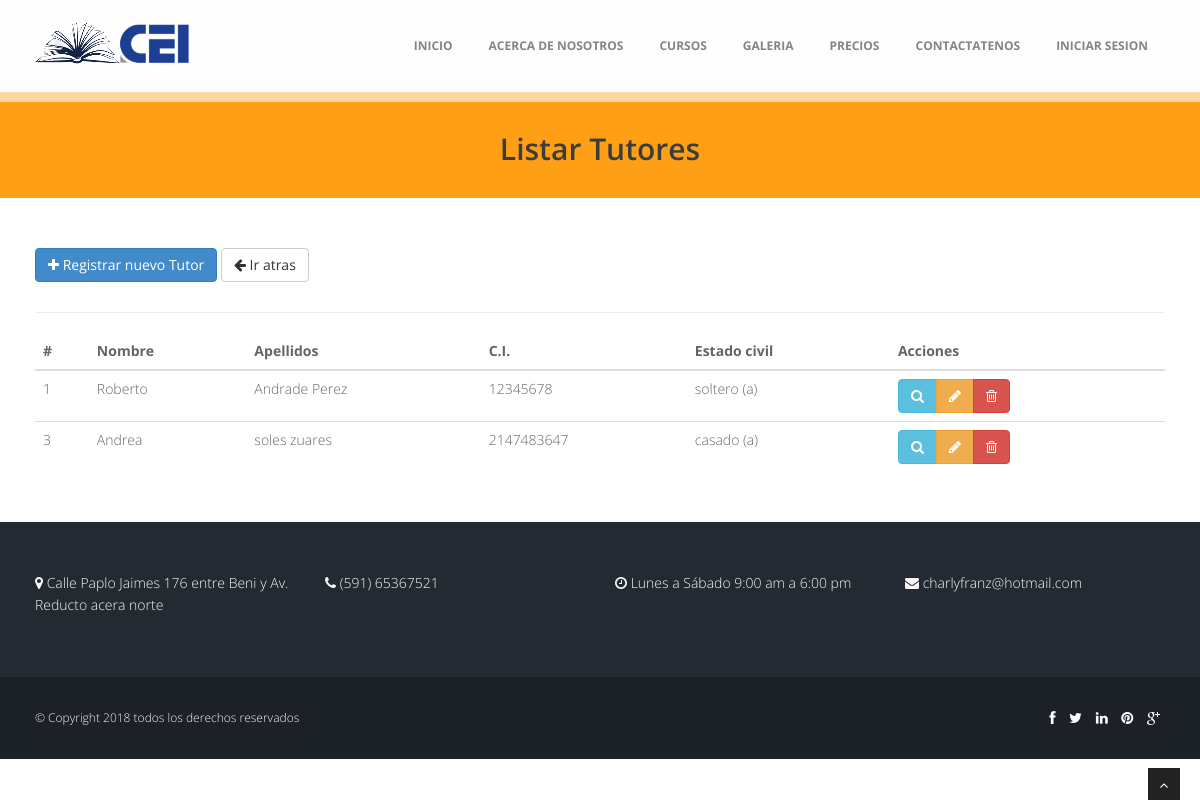
Screenshot of /index.php/admin/tutores with the database file from the repository.
### tables this page shows
CREATE TABLE `tutor` (
  `ID_TUTOR` int(11) NOT NULL,
  `NOMBRE` varchar(20) DEFAULT NULL,
  `AP_PATERNO` varchar(20) DEFAULT NULL,
  `AP_MATERNO` varchar(20) DEFAULT NULL,
  `FECHA_NACIMIENTO` varchar(10) DEFAULT NULL,
  `ESTADO_CIVIL` varchar(15) DEFAULT NULL,
  `CI` int(11) DEFAULT NULL,
  `FECHA_REGISTRO` varchar(10) DEFAULT NULL
);

### application/controllers/admin/tutores.php (called while the page is built, shortened)
<?php
class Tutores extends CI_Controller {
  public function __construct(){
    $this->load->model("model_tutores");
  }
	public function index(){
    $data = array(
      'tutores' => $this->model_tutores->getAll(),
    );
		$this->load->view('header');
		$this->load->view('admin/tutores/t_vista_listar', $data);
		$this->load->view('footer');
  }
}

### index.php (called while the page is built, shortened)
<?php
require_once BASEPATH.'core/CodeIgniter.php';

### application/models/model_tutores.php (called while the page is built, shortened)
<?php
class Model_tutores extends CI_Model {
  public function getAll(){
    $resultados = $this->db->get("tutor");
    return $resultados->result();
  }
}

### application/views/admin/tutores/t_vista_listar.php (the view, shortened to what this page needs)
<section id="inner-headline">
	<div class="container">
		<div class="row">
			<div class="col-lg-12">
				<h2 class="pageTitle"> Listar Tutores
				</h2>
			</div>
		</div>
	</div>
	</section>
	<section id="content">
		<div class="container">
    <div class="row">
      <div class="col-md-12">
        <a href="<?php echo base_url();?>admin/tutores/add" class="btn btn-primary btn-flat"><span class="fa fa-plus"></span> Registrar nuevo Tutor</a>
        <a href="<?php echo base_url();?>" class="btn btn-default btn-flat"><span class="fa fa-arrow-left"></span> Ir atras</a>
      </div>
    </div><hr>
    <div class="row">
      <div class="col-md-12">
        <table id="example1" class="table">
          <thead>
            <tr>
              <th>#</th>
              <th>Nombre</th>
              <th>Apellidos</th>
              <th>C.I.</th>
              <th>Estado civil</th>
              <th>Acciones</th>
            </tr>
          </thead>
          <tbody>
            <?php if(!empty($tutores)):?>
            <?php foreach($tutores as $tutor):?>
            <tr>
              <td><?php echo $tutor->ID_TUTOR;?></td>
              <td><?php echo $tutor->NOMBRE;?></td>
              <td><?php echo $tutor->AP_PATERNO.' '.$tutor->AP_MATERNO;?></td>
              <td><?php echo $tutor->CI;?></td>
              <td><?php echo $tutor->ESTADO_CIVIL;?></td>
              <td>
              <div class="btn-group text-center">
                <button type="button" class="btn btn-info btn-ver" data-toggle="modal" data-target="#myModal" value="<?php echo $tutor->ID_TUTOR;?>" id="btn-ver">
                  <span class="fa fa-search"></span>
                </button>
                <a href="<?php echo base_url()?>admin/tutores/edit/<?php echo $tutor->ID_TUTOR;?>" class="btn btn-warning"><span class="fa fa-pencil"></span></a>
                <a href="<?php echo base_url()?>admin/tutores/delete/<?php echo $tutor->ID_TUTOR;?>" class="btn btn-danger btn-delete" id="btn-delete">
                  <span class="fa fa-trash-o"></span>
                </a>
              </div>
              </td>
            </tr>
            <?php endforeach;?>
            <?php endif;?>
          </tbody>
        </table>
      </div>
    </div>
    </div>
</section>

### assets/css/style.css (style rules this page uses)
body { font-family:'Open Sans', Arial, sans-serif; font-size:14px; font-weight:300; line-height:1.6em; color:#656565; }
h1,h2, h3, h4, h5, h6 { font-family:'Open Sans', Arial, sans-serif; font-weight: 600; line-height:1.1em; color: #3C3C3C; margin-bottom: 20px; }
.container { padding:0 20px 0 20px; position:relative; }
.row,.row-fluid { margin-bottom:30px; }
.pageTitle { color: #3C3C3C;margin: 30px 0 3px;display: inline-block; }
#content { position:relative; background:#fff; padding:50px 0 0px 0; }
#inner-headline { background: #FF9F16; position:relative; margin:0; padding:0; color:#fefefe; border-top: 10px solid #FED8A1; text-align: center; }

### rows the page displays
tutor: ID_TUTOR "1", NOMBRE "Roberto", AP_PATERNO "Andrade", AP_MATERNO "Perez", CI "12345678", ESTADO_CIVIL "soltero (a)"
tutor: ID_TUTOR "3", NOMBRE "Andrea", AP_PATERNO "soles", AP_MATERNO "zuares", CI "2147483647", ESTADO_CIVIL "casado (a)"
